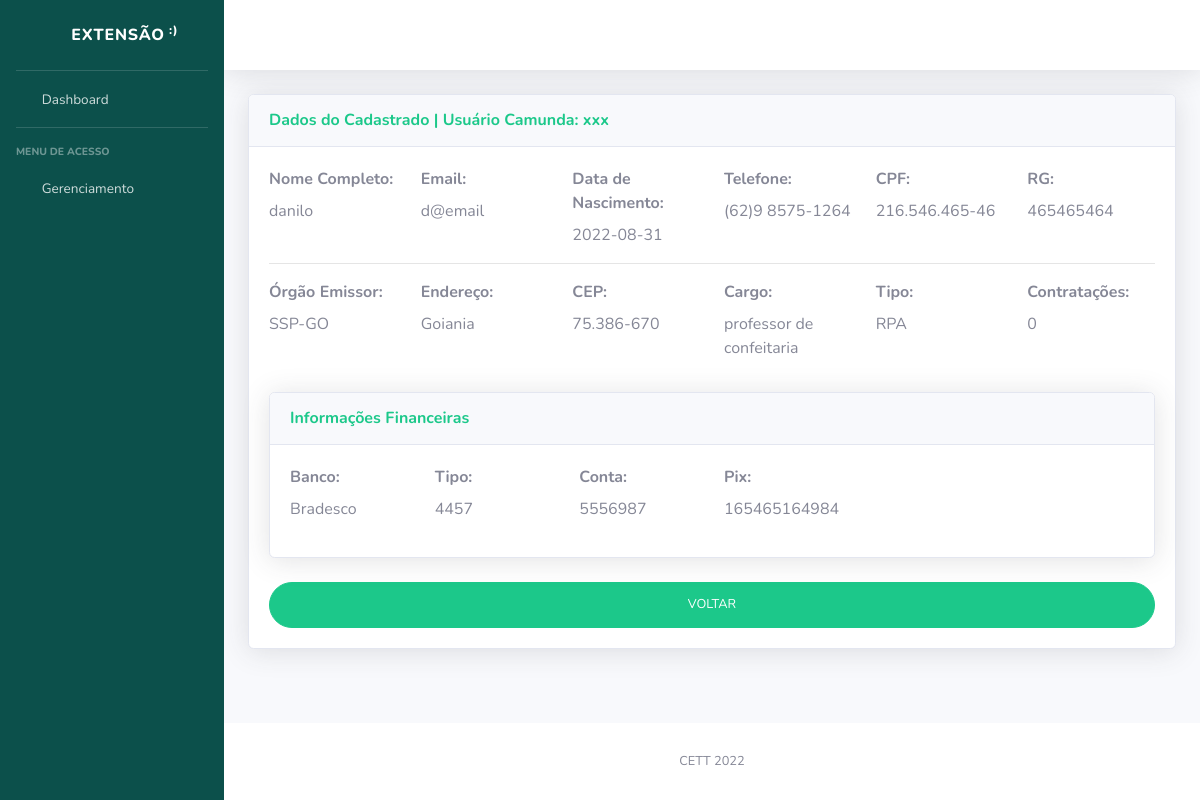
Page /visualizarPessoa/2 on the committed database.
### sistema/models/pessoa.py (models this page shows)
class Pessoas(models.Model):
    id = models.AutoField(primary_key=True)
    email = models.CharField(max_length=50)
    nome = models.CharField(max_length=50)
    data_nascimento = models.CharField(max_length=50)
    telefone = models.CharField(max_length=50)
    cpf = models.CharField(max_length=50)
    rg = models.CharField(max_length=50)
    orgao_emissor = models.CharField(max_length=50)
    endereco = models.CharField(max_length=50)
    cep = models.CharField(max_length=50)
    cargo = models.CharField(max_length=50)
    banco = models.CharField(max_length=50)
    agencia = models.CharField(max_length=50)
    conta = models.CharField(max_length=50)
    pix = models.CharField(max_length=50)
    tipo = models.CharField(max_length=50)
    qtd_contratacoes = models.CharField(max_length=11)
    user_camunda = models.CharField(max_length=50)
    class Meta:
        db_table = 'processo_gps_professor'

### sistema/views/siteViews.py (the view)
# urls.py: path("visualizarPessoa/<codigo>", visualizarPessoa),
def visualizarPessoa(request,codigo):
    user = Pessoas.objects.get(id=codigo)
    return render(request,'visualizar_pessoas.html',{'user':user})

### sistema/templates/visualizar_pessoas.html (shortened to what this page needs)
{% extends "base.html" %}
{% block content %}
<div class="card shadow mb-4">
    <div class="card-header py-3">
        <h6 class="m-0 font-weight-bold text-success">Dados do Cadastrado | Usuário Camunda: {{user.user_camunda}}</h6>
    </div>
    <div class="card-body">
        <form class="user">
            <div class="form-group row">
                <div class="col-sm-2">
                    <label><b>Nome Completo:</b></label><br>
                    {{user.nome}}
                </div>
                <div class="col-sm-2">
                    <label><b>Email:</b></label><br>
                    {{user.email}}
                </div>
                <div class="col-sm-2">
                    <label><b>Data de Nascimento:</b></label><br>
                    {{user.data_nascimento}}
                </div>
                <div class="col-sm-2">
                    <label><b>Telefone:</b></label><br>
                    {{user.telefone}}
                </div>
                <div class="col-sm-2">
                    <label><b>CPF:</b></label><br>
                    {{user.cpf}}
                </div>
                <div class="col-sm-2">
                    <label><b>RG:</b></label><br>
                    {{user.rg}}
                </div>
            </div>
            <hr>
            <div class="form-group row">
                <div class="col-sm-2">
                    <label><b>Órgão Emissor:</b></label><br>
                    {{user.orgao_emissor}}
                </div>
                <div class="col-sm-2">
                    <label><b>Endereço:</b></label><br>
                    {{user.endereco}}
                </div>
                <div class="col-sm-2">
                    <label><b>CEP:</b></label><br>
                    {{user.cep}}
                </div>
                <div class="col-sm-2">
                    <label><b>Cargo:</b></label><br>
                    {{user.cargo}}
                </div>
                <div class="col-sm-2">
                    <label><b>Tipo:</b></label><br>
                    {{user.tipo}}
                </div>
                <div class="col-sm-2">
                    <label><b>Contratações:</b></label><br>
                    {{user.qtd_contratacoes}}
                </div>
            </div>
            <div class="card shadow mb-4">
                <div class="card-header py-3">
                    <h6 class="m-0 font-weight-bold text-success">Informações Financeiras</h6>
                </div>
                <div class="card-body">
                    <div class="form-group row">
                        <div class="col-sm-2">
                            <label><b>Banco:</b></label><br>
                            {{user.banco}}
                        </div>
                        <div class="col-sm-2">
                            <label><b>Tipo:</b></label><br>
                            {{user.agencia}}
                        </div>
                        <div class="col-sm-2">
                            <label><b>Conta:</b></label><br>
                            {{user.conta}}
                        </div>
                        <div class="col-sm-2">
                            <label><b>Pix:</b></label><br>
                            {{user.pix}}
                        </div>
                    </div>
                </div>
            </div>
            <a href="/gerenciar-pessoas" class="btn btn-success btn-user btn-block" >VOLTAR</a>
        </form>
    </div>
</div>
{% endblock content %}

### rows in the picture
Pessoas: user_camunda "xxx", nome "danilo", email "d@email", data_nascimento "2022-08-31", telefone "(62)9 8575-1264", cpf "216.546.465-46", rg "465465464", orgao_emissor "SSP-GO", endereco "Goiania", cep "75.386-670", cargo "professor de confeitaria", tipo "RPA", qtd_contratacoes "0", banco "Bradesco", agencia "4457", conta "5556987", pix "165465164984"
